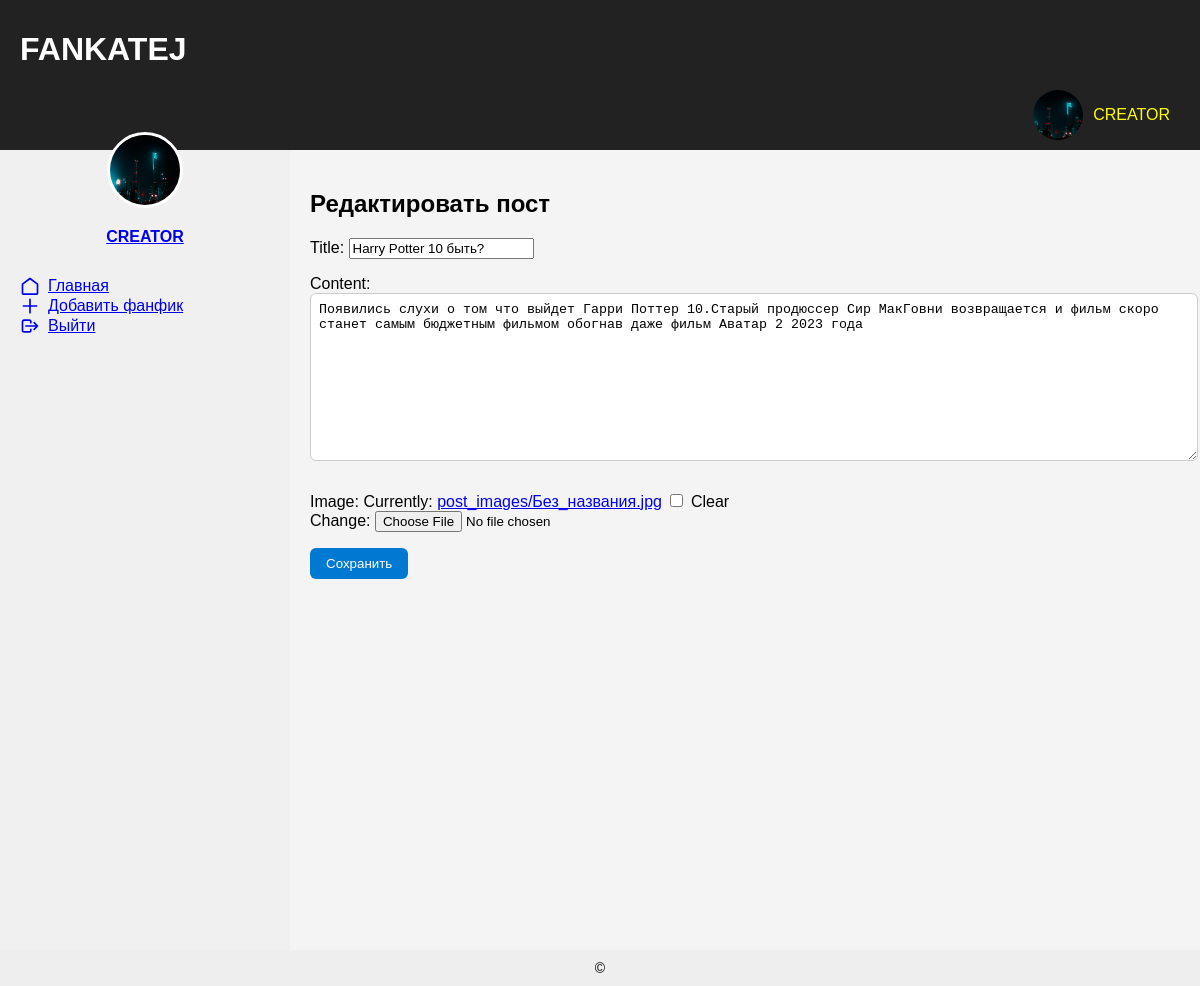
The page /posts/post/edit/1/ (signed in) on the database as committed earlier.
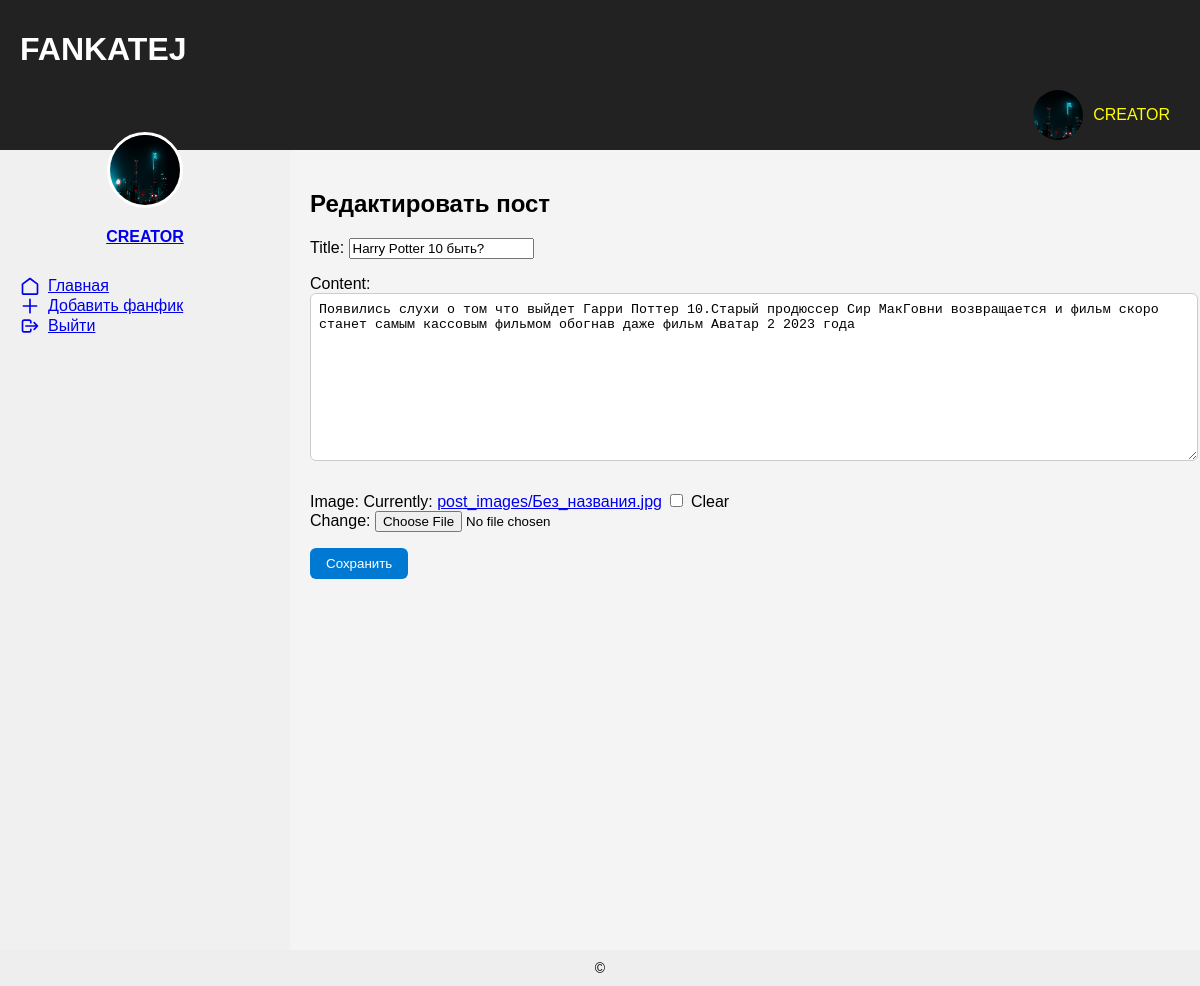
The same page on the database as committed later.
### posts/models.py (models this page shows, shortened)
class Post(models.Model):
    author = models.ForeignKey(User, on_delete=models.CASCADE, related_name='posts')
    title = models.CharField(max_length=255)
    content = models.TextField()
    image = models.ImageField(upload_to='post_images/', blank=True, null=True)
    created_at = models.DateTimeField(auto_now_add=True)
    likes = models.ManyToManyField(User, related_name='liked_posts', blank=True)
    favorites = models.ManyToManyField(User, related_name='favorite_posts', blank=True)
    allow_comments = models.BooleanField(default=True)

### posts/views.py (the view)
# urls.py: path('post/edit/<int:pk>/', views.edit_post, name='edit_post'),  # Редактирование поста
@login_required
def edit_post(request, pk):
    post = get_object_or_404(Post, pk=pk)
    if post.author != request.user:
        return redirect('home')
    if request.method == 'POST':
        form = PostForm(request.POST, request.FILES, instance=post)
        if form.is_valid():
            form.save()
            return redirect('home')
    else:
        form = PostForm(instance=post)
    return render(request, 'posts/edit_post.html', {'form': form, 'post': post})

### posts/forms.py
class PostForm(forms.ModelForm):
    class Meta:
        model = Post
        fields = ['title', 'content', 'image']

### posts/templates/posts/edit_post.html (shortened to what this page needs)
{% extends 'base.html' %}
{% block content %}
<h2>Редактировать пост</h2>
<form method="post" enctype="multipart/form-data">
    {{ form.as_p }}
    <button type="submit">Сохранить</button>
</form>
{% endblock %}

Rows that differ between the two databases and show on the page:
changed Post "Harry Potter 10 быть?": content "…фильм скоро станет самым бюджетным фильмом обогнав даже фильм…" → "…фильм скоро станет самым кассовым фильмом обогнав даже фильм…"
